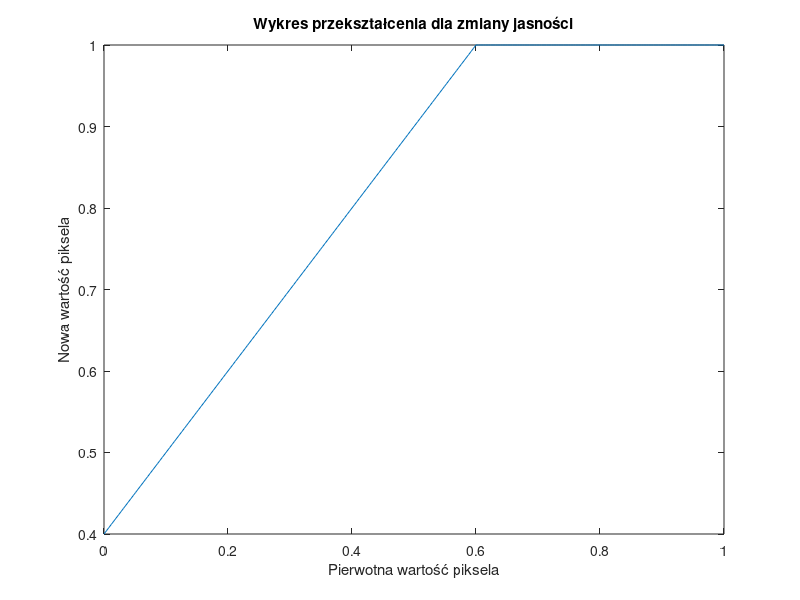
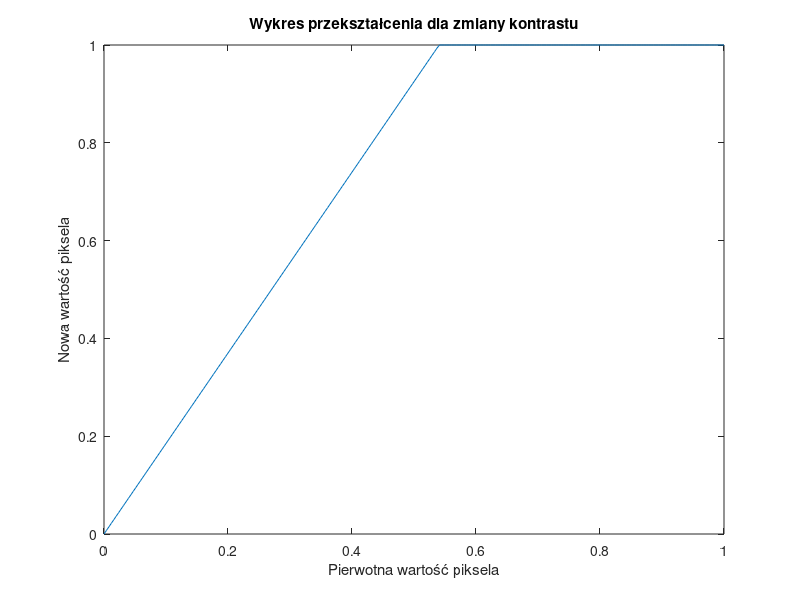
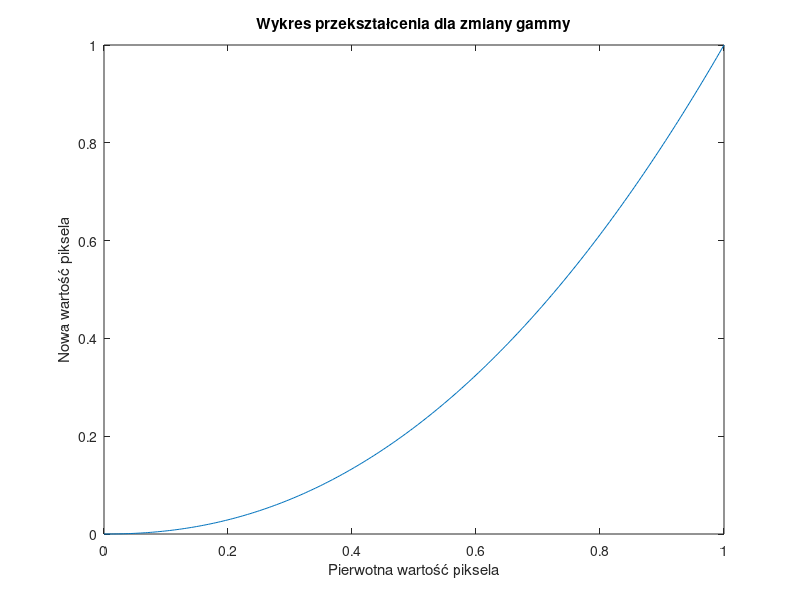

Write the MATLAB code that produced these figures, in order.
clear;
clc;

xlim=[0,1];
ylim=[0,1];
axis equal;


x = (0:1/255:1);
ib = x+0.4;

ib(ib>1) = 1;
ib(ib<0) = 0;

plot(x,ib)
xlabel('Pierwotna wartość piksela');
ylabel('Nowa wartość piksela');
title('Wykres przekształcenia dla zmiany jasności');
saveas(gcf,sprintf('wykres_przeksztalcenia_jasnosci.png',i));

ic = x * 1.85;
ic(ic>1) = 1;
ic(ic<0) = 0;
plot(x,ic);
xlabel('Pierwotna wartość piksela');
ylabel('Nowa wartość piksela');
title('Wykres przekształcenia dla zmiany kontrastu');
saveas(gcf,sprintf('wykres_przeksztalcenia_kontrastu.png',i));

ig = x .^ 2.2;
ig(ig>1) = 1;
ig(ig<0) = 0;
plot(x,ig);
xlabel('Pierwotna wartość piksela');
ylabel('Nowa wartość piksela');
title('Wykres przekształcenia dla zmiany gammy');
saveas(gcf,sprintf('wykres_przeksztalcenia_gamma.png',i));



